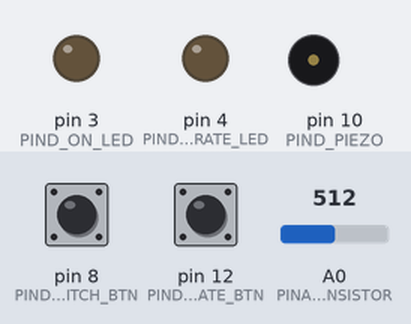
The sketch below on a simulated Arduino Uno, built with avr-gcc and run on an emulated ATmega328P. Shown: output pins drawn as LEDs (lit = HIGH), buzzer (waves = sounding). The test bench sets the inputs (shaded band); at power-on: pin 8 (PIND_SWITCH_BTN) HIGH, A0 (PINA_PITCH_PHOTOTRANSISTOR) = 512, pin 12 (PIND_CALIBRATE_BTN) LOW.

Above: at 1.2 s.
1.3 s: pin 8 (PIND_SWITCH_BTN) pulled LOW for 0.15 s
At 2.2 s:
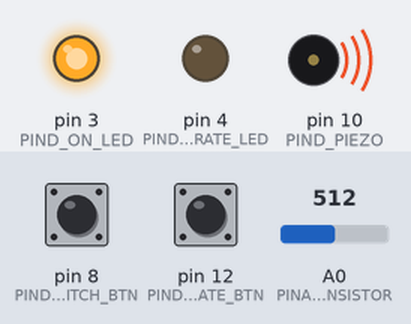
2.9 s: A0 (PINA_PITCH_PHOTOTRANSISTOR) set to 1023
At 3.4 s:
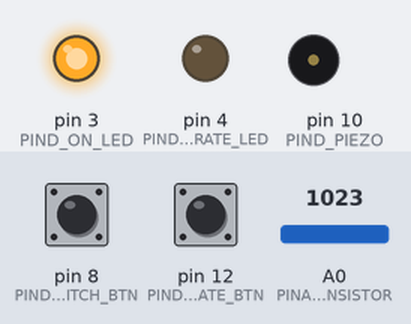
4.4 s: A0 (PINA_PITCH_PHOTOTRANSISTOR) set to 900
At 4.9 s:
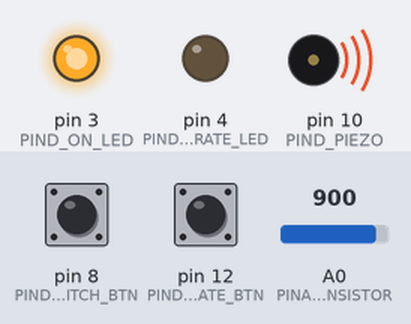
5.9 s: pin 8 (PIND_SWITCH_BTN) pulled LOW for 1 s
At 7.2 s:
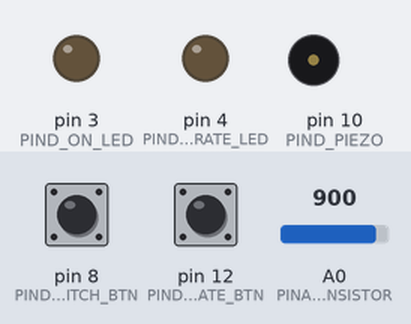
8.4 s: pin 8 (PIND_SWITCH_BTN) pulled LOW for 3.2 s
At 8.8 s:
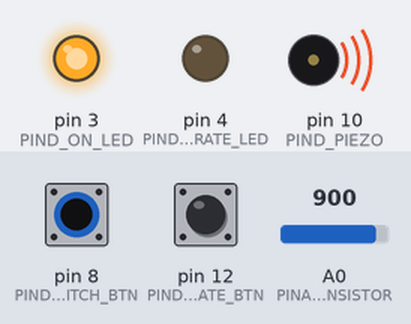
Timing chart, 0 to 11.4 s (numbered marks = the images above; inputs shaded):
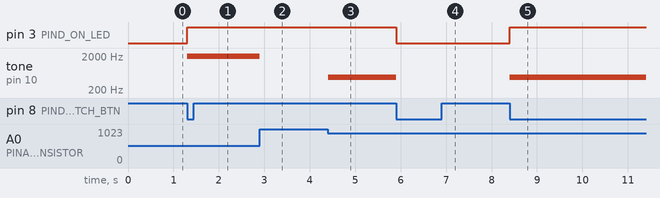

The sketch:

theremin.ino
```cpp
const uint8_t PINA_PITCH_PHOTOTRANSISTOR = A0;
const uint8_t PIND_PIEZO = 10;
const uint8_t PIND_CALIBRATE_BTN = 12;
const uint8_t PIND_SWITCH_BTN = 8;
const uint8_t PIND_CALIBRATE_LED = 4;
const uint8_t PIND_ON_LED = 3;

const unsigned int CALIBRATION_TONE_PITCH = 100;
const unsigned long CALIBRATION_DURATION = 2500;
const unsigned long PLAY_DURATION = 20;
const unsigned int PITCH_MIN = 0;
const unsigned int PITCH_MAX = 4000;

long pitchLightMin = 1023;
long pitchLightMax = 0;
long pitchLight = 0;

bool wasCalibrateBtnPressed = false;
bool wasSwitchBtnPressed = false;
bool isCalibrating = false;
bool isOn = false;

// Calibrates the phototransistors
void calibrate();
// Plays a tone which has a frequency which corresponds to the amount of light falling on the phototransistors
void play();

void setup() {
    pinMode(PIND_CALIBRATE_LED, OUTPUT);
    pinMode(PIND_ON_LED, OUTPUT);
}

void loop() {
    bool isCalibrateBtnPressed = digitalRead(PIND_CALIBRATE_BTN);
    bool isSwitchBtnPressed = digitalRead(PIND_SWITCH_BTN);

    if (isCalibrateBtnPressed && isSwitchBtnPressed) {
        return;
    }

    // The calibrate button is not being pressed, but was. This means it was released, thus activating calibration
    if (!isCalibrateBtnPressed && wasCalibrateBtnPressed) {
        wasCalibrateBtnPressed = false;
        wasSwitchBtnPressed = false;
        isCalibrating = true;
        analogWrite(PIND_ON_LED, LOW);
        digitalWrite(PIND_CALIBRATE_LED, HIGH);

        calibrate();

        isCalibrating = false;
        digitalWrite(PIND_CALIBRATE_LED, LOW);

        return;
    }

    if (!isCalibrating) {
        if (!isSwitchBtnPressed && wasSwitchBtnPressed) {
            if (isOn) {
                isOn = false;
                noTone(PIND_PIEZO);
                digitalWrite(PIND_ON_LED, LOW);
            } else {
                isOn = true;
                digitalWrite(PIND_ON_LED, HIGH);
            }
        }

        if (isOn) {
            play();
        }
    }

    wasCalibrateBtnPressed = isCalibrateBtnPressed;
    wasSwitchBtnPressed = isSwitchBtnPressed;
}

void calibrate() {
    tone(PIND_PIEZO, CALIBRATION_TONE_PITCH, CALIBRATION_DURATION);
    unsigned long start = millis();

    while ((millis() - start) < CALIBRATION_DURATION) {
        pitchLight = analogRead(PINA_PITCH_PHOTOTRANSISTOR);

        if (pitchLight < pitchLightMin) {
            pitchLightMin = pitchLight;
        }

        if (pitchLight > pitchLightMax) {
            pitchLightMax = pitchLight;
        }
    }
}

void play() {
    pitchLight = analogRead(PINA_PITCH_PHOTOTRANSISTOR);
    long pitch = map(pitchLight, pitchLightMin, pitchLightMax, PITCH_MIN, PITCH_MAX);
    tone(PIND_PIEZO, pitch, PLAY_DURATION);
    delay(PLAY_DURATION / 2);
}
```

Measured:
- after the input at 1.3 s, pin 3 (PIND_ON_LED): LOW → HIGH at once; tone on pin 10 (PIND_PIEZO): silent → 1998 Hz at once
- after the input at 2.9 s, tone on pin 10 (PIND_PIEZO): 1998 Hz → silent at once
- after the input at 4.4 s, tone on pin 10 (PIND_PIEZO): silent → 480 Hz at once
- after the input at 5.9 s, pin 3 (PIND_ON_LED): HIGH → LOW at once; tone on pin 10 (PIND_PIEZO): 480 Hz → silent at once
- after the input at 8.4 s, pin 3 (PIND_ON_LED): LOW → HIGH at once; tone on pin 10 (PIND_PIEZO): silent → 480 Hz at once
